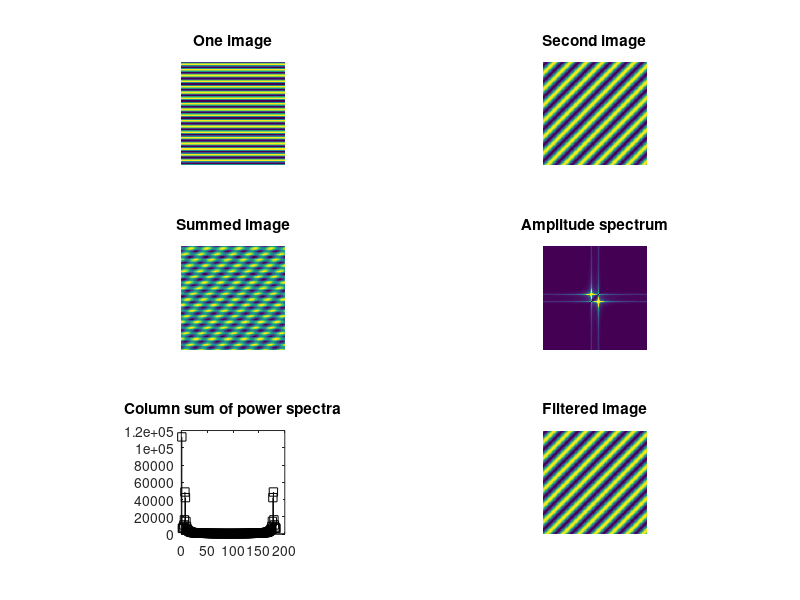

This figure's MATLAB source:
%% Image narrowband filtering

%% Example with two sine wave gradients
% Specify vector of sine phases
sinephas = [ 0 pi/4 ];

% Cector of sine frequencies
sinefreq = [.1 .05];  % arbitrary units

% Sine wave initializations
lims  = [-91 91];
[x,y] = ndgrid(lims(1):lims(2),lims(1):lims(2));

% Compute 2D sine gradients
xp = x*cos(sinephas(1)) + y*sin(sinephas(1));
img1 = sin( 2*pi*sinefreq(1)*xp );

xp = x*cos(sinephas(2)) + y*sin(sinephas(2));
img2 = sin( 2*pi*sinefreq(2)*xp );

% Combine images
img = img1+img2;

figure(6), clf

% Show original two gradients
subplot(321)
imagesc(img1), axis off, axis square
title('One image')

subplot(322)
imagesc(img2), axis off, axis square
title('Second image')

% Show sum
subplot(323)
imagesc(img), axis off, axis square
title('Summed image')

% FFT
imgX    = fft2(img);
imgXamp = abs(imgX);

% Show amplitude spectrum
subplot(324)
imagesc(fftshift(imgXamp))
set(gca,'clim',[0 500])
axis off, axis square
title('Amplitude spectrum')

% Show sum down columns
subplot(325)
stem(sum(imgXamp),'ks'), axis square
title('Column sum of power spectra')

% Replace 1st column with last
imgX(:,1) = imgX(:,end);

% Reconstructed image
imgrecon  = real(ifft2(imgX));

subplot(326)
imagesc(imgrecon), axis square, axis off
title('Filtered image')

%% end.